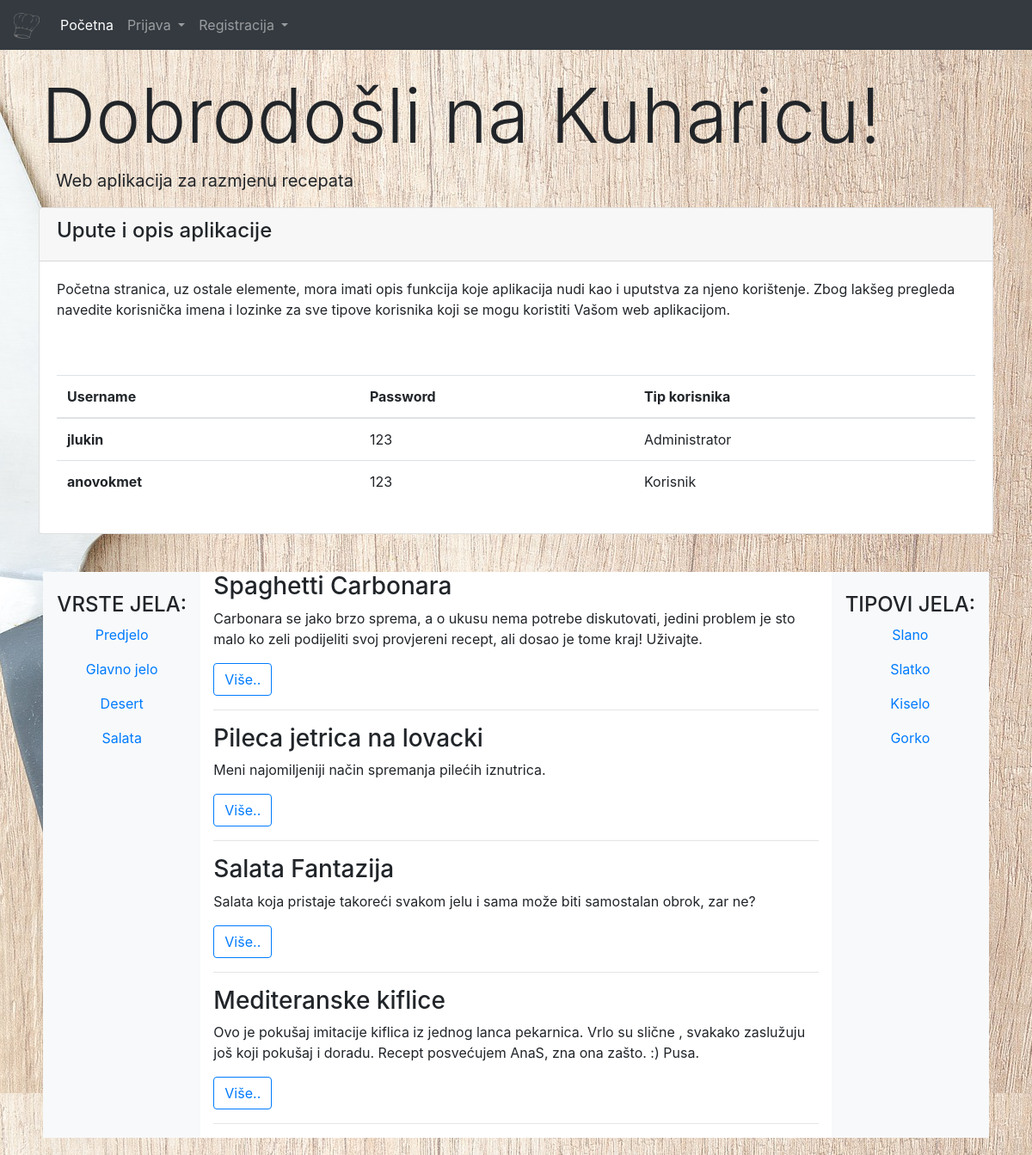
The page / on the database its author committed.
### tables this page shows
CREATE TABLE IF NOT EXISTS `vrsta_jela` (
  `id` int(10) UNSIGNED NOT NULL AUTO_INCREMENT,
  `naziv` varchar(50) NOT NULL,
  PRIMARY KEY (`id`)
);

CREATE TABLE IF NOT EXISTS `recept` (
  `id` int(10) UNSIGNED NOT NULL AUTO_INCREMENT,
  `naslov` varchar(50) NOT NULL,
  `vk_autora` int(11) NOT NULL,
  `vk_vrsta_jela` int(11) NOT NULL,
  `datum_objavljivanja` date NOT NULL,
  `sastojci` varchar(300) NOT NULL,
  `opis` varchar(500) NOT NULL,
  `tekst_recepta` varchar(800) NOT NULL,
  `ocjena` int(11) NOT NULL,
  `br_pregleda` int(11) NOT NULL,
  PRIMARY KEY (`id`),
  KEY `vk_autora` (`vk_autora`),
  KEY `vk_vrsta_jela` (`vk_vrsta_jela`)
);

CREATE TABLE IF NOT EXISTS `tip` (
  `id` int(10) UNSIGNED NOT NULL AUTO_INCREMENT,
  `naziv` varchar(50) NOT NULL,
  PRIMARY KEY (`id`)
);

### Help/database.php (called while the page is built, shortened)
<?php
class kuharica_baza {
    public static function connect() {
        $c = new mysqli(self::host, self::user, self::pass, self::database);
        $c->query("SET CHARACTER SET utf8");
        return $c;
    }
}
?>

### index.php (called while the page is built, shortened)
<?php
require_once ('Controller/ManagerVrsta_jela.php');
require_once ('Help/database.php');
require_once ('Model/ModelVrsta_jela.php');
require_once ('Model/ModelRecept.php');
require_once ('Controller/ManagerRecept.php');
require_once ('Controller/ManagerTip.php');
require_once ('Model/ModelTip.php');
$rm = new ManagerRecept();
$vjm = new ManagerVrsta_jela();
$vt = new ManagerTip();
if (!isset($_GET['a'])) {
    $a = '';
} else {
    $a = $_GET['a'];
}
switch ($a) {
    default :
                    $recept = $rm->getRecept('svi');
                    $vrsta_jela = $vjm->getVrsta_jela();
                    $vrsta_tipa = $vt->getTip();
                    break;
}
include_once './View/Pocetna.php';
?>

### Controller/ManagerVrsta_jela.php (called while the page is built, shortened)
<?php
class ManagerVrsta_jela{
    private $vise_vrsta_jela = array();
    private $c;
    public function __construct(){
            $this->c = kuharica_baza::connect();
    }
    public function getVrsta_jela(){
        $sql = "SELECT * FROM vrsta_jela";
        $r = $this->c->query($sql);
        while($row = $r->fetch_assoc()){
            $v = new Vrsta_jela();
            $v->setId($row['id']);
            $v->setNaziv($row['naziv']);
            $this->vise_vrsta_jela[] = $v;
        }
        return $this->vise_vrsta_jela;
    }
}
?>

### Model/ModelVrsta_jela.php (called while the page is built, shortened)
<?php
class Vrsta_jela {
    private $id;
    private $naziv;
    public function getId(){return $this->id; }
    public function getNaziv(){return $this->naziv; }
    public function setId($id){ $this->id = $id; }
    public function setNaziv($naziv){ $this->naziv = $naziv; }
}
?>

### Controller/ManagerRecept.php (called while the page is built, shortened)
<?php
class ManagerRecept {
    private $vise_vrsta_recepata = array();
    private $c;
    public function __construct() {
        $this->c = kuharica_baza::connect();
    }
    public function getRecept($prikaz = 'svi') {
        switch ($prikaz) {
            case 'svi': $sql = "SELECT r.id, r.naslov, r.sastojci, r.opis, r.tekst_recepta, r.vk_vrsta_jela, r.datum_objavljivanja, r.br_pregleda, r.ocjena, k.id AS kid, k.ime, k.prezime, v.naziv
                                        FROM recept r
                                        LEFT JOIN vrsta_jela v ON (r.vk_vrsta_jela = v.id)
                                        LEFT JOIN korisnik k ON (r.vk_autora = k.id)";
                break;
        }
        $r = $this->c->query($sql);
        while ($row = $r->fetch_assoc()) {
            $v = new Recept();
            $v->setId($row['id']);
            $v->setNaslov($row['naslov']);
            $v->setAutor($row['kid']);
            $v->setVrstaJela($row['vk_vrsta_jela']);
            $v->setDatum($row['datum_objavljivanja']);
            $v->setSastojci($row['sastojci']);
            $v->setOpis($row['opis']);
            $v->setTekstRecepta($row['tekst_recepta']);
            $v->setOcjena($row['ocjena']);
            $v->setBrojPregleda($row['br_pregleda']);
            $this->vise_vrsta_recepata[] = $v;
        }
        return $this->vise_vrsta_recepata;
    }
}
?>

### Model/ModelRecept.php (called while the page is built, shortened)
<?php
class Recept {
    private $id;
    private $naslov;
    private $opis;
    public function getId(){return $this->id;}
    public function getNaslov(){return $this->naslov;}
    public function getOpis(){return $this->opis;}
    public function setId($id){$this->id=$id;}
    public function setNaslov($naslov){$this->naslov=$naslov;}
    public function setOpis($opis){$this->opis=$opis;}
}
?>

### Controller/ManagerTip.php (called while the page is built, shortened)
<?php
class ManagerTip {
    private $vise_vrsta_tipova = array();
    private $c;
    public function __construct(){
            $this->c = kuharica_baza::connect();
    }
    public function getTip(){
        $sql = "SELECT * FROM tip";
        $r = $this->c->query($sql);
        while($row = $r->fetch_assoc()){
            $v = new Tip();
            $v->setId($row['id']);
            $v->setNaziv($row['naziv']);
            $this->vise_vrsta_tipova[] = $v;
        }
        return $this->vise_vrsta_tipova;
    }
}
?>

### Model/ModelTip.php (called while the page is built, shortened)
<?php
class Tip {
    private $id;
    private $naziv;
    public function getId(){return $this->id; }
    public function getNaziv(){return $this->naziv; }
    public function setId($id){ $this->id = $id; }
    public function setNaziv($naziv){ $this->naziv = $naziv; }
}
?>

### View/prikazVrste_jela.php (the view)
<?php
foreach ($vrsta_jela as $v){
    echo '<p><a href="?a=vrsta_jela&id='.$v->getId().'">'.$v->getNaziv().'</a></p>';
}
?>

### View/pregled.php (shortened to what this page needs)
<?php
foreach ($recept as $r) {
    echo '<h3>'.$r->getNaslov().'</h3>';
    echo '<p>'.$r->getOpis().'</p>';
    echo '<p><a class="btn btn-outline-primary" href="?a=recept&id='.$r->getId().'">Više..</a></p>';
    echo '<hr>';
}
?>

### View/prikazTip.php
<?php
foreach ($vrsta_tipa as $v){
    echo '<p><a href="?a=tip&id='.$v->getId().'">'.$v->getNaziv().'</a></p>';
}
?>

### rows shown on the page
vrsta_jela: naziv "Predjelo"
vrsta_jela: naziv "Glavno jelo"
vrsta_jela: naziv "Desert"
vrsta_jela: naziv "Salata"
recept: naslov "Spaghetti Carbonara", opis "Carbonara se jako brzo sprema, a o ukusu nema potrebe diskutovati, jedini problem je sto malo ko zeli podijeliti svoj provjereni recept, ali dosao je tome kraj! Uživajte."
recept: naslov "Pileca jetrica na lovacki", opis "Meni najomiljeniji način spremanja pilećih iznutrica."
recept: naslov "Salata Fantazija", opis "Salata koja pristaje takoreći svakom jelu i sama može biti samostalan obrok, zar ne?"
recept: naslov "Mediteranske kiflice", opis "Ovo je pokušaj imitacije kiflica iz jednog lanca pekarnica. Vrlo su slične , svakako zaslužuju još koji pokušaj i doradu. Recept posvećujem AnaS, zna ona zašto. :) Pusa."
tip: naziv "Slano"
tip: naziv "Slatko"
tip: naziv "Kiselo"
tip: naziv "Gorko"
